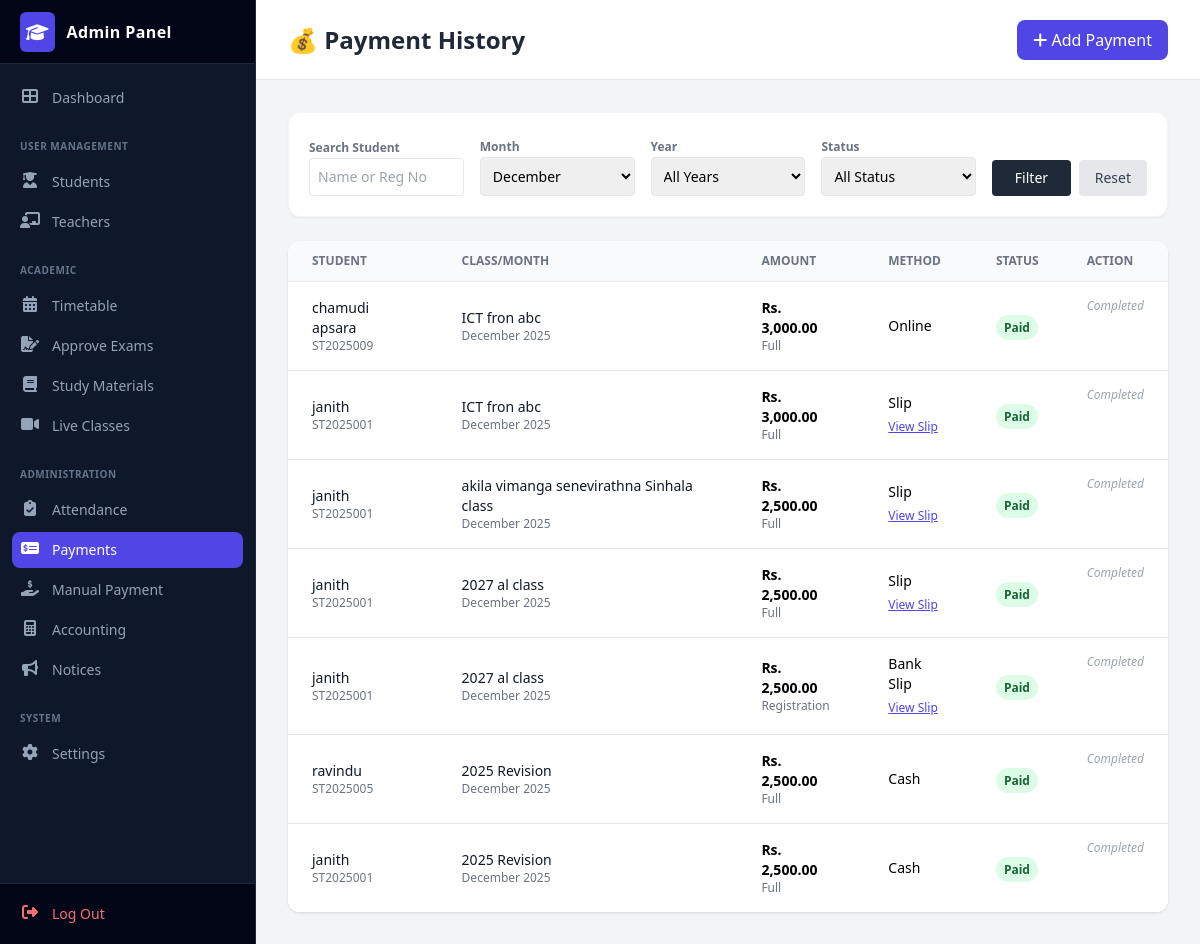
The app's page /admin/payments.php?month=December (signed in) with its own data.
### tables this page shows
CREATE TABLE `payments` (
  `payment_id` int(11) NOT NULL,
  `student_id` int(11) NOT NULL,
  `class_id` int(11) NOT NULL DEFAULT 1,
  `month` varchar(20) NOT NULL,
  `year` int(4) NOT NULL DEFAULT 2025,
  `amount` decimal(10,2) NOT NULL,
  `payment_status` enum('paid','pending','failed') NOT NULL DEFAULT 'paid',
  `transaction_id` varchar(100) DEFAULT NULL,
  `slip_image` varchar(255) DEFAULT NULL,
  `method` varchar(20) NOT NULL DEFAULT 'Cash',
  `payment_type` varchar(20) NOT NULL DEFAULT 'Full',
  `paid_date` datetime DEFAULT current_timestamp()
);

CREATE TABLE `students` (
  `student_id` int(11) NOT NULL,
  `reg_number` varchar(20) NOT NULL,
  `full_name` varchar(150) NOT NULL,
  `nic` varchar(20) NOT NULL,
  `dob` date NOT NULL,
  `gender` varchar(10) NOT NULL,
  `school` varchar(150) DEFAULT NULL,
  `address` text DEFAULT NULL,
  `student_phone` varchar(15) DEFAULT NULL,
  `parent_phone` varchar(15) NOT NULL,
  `email` varchar(150) NOT NULL,
  `stream` varchar(50) NOT NULL,
  `batch` varchar(10) NOT NULL,
  `photo` varchar(255) DEFAULT NULL,
  `registered_date` datetime DEFAULT current_timestamp(),
  `status` int(11) DEFAULT 1
);

CREATE TABLE `classes` (
  `class_id` int(11) NOT NULL,
  `class_name` varchar(100) NOT NULL,
  `stream` varchar(50) NOT NULL,
  `subject` varchar(50) NOT NULL,
  `teacher_name` varchar(100) DEFAULT NULL,
  `fee` decimal(10,2) NOT NULL,
  `day` varchar(20) DEFAULT NULL,
  `time` varchar(20) DEFAULT NULL,
  `status` tinyint(4) DEFAULT 1
);

### admin/payments.php (the view, shortened to what this page needs)
<?php
include('db_con.php');
$where_clauses = [];
if (isset($_GET['month']) && !empty($_GET['month'])) {
    $month = $conn->real_escape_string($_GET['month']);
    $where_clauses[] = "p.month = '$month'";
}
$where_sql = "";
if (count($where_clauses) > 0) {
    $where_sql = "WHERE " . implode(' AND ', $where_clauses);
}
$sql = "SELECT p.*, s.full_name, s.reg_number, c.class_name
        FROM payments p
        LEFT JOIN students s ON p.student_id = s.student_id
        LEFT JOIN classes c ON p.class_id = c.class_id
        $where_sql
        ORDER BY p.paid_date DESC";
$result = $conn->query($sql);
?>
<!DOCTYPE html>
<html lang="en">
<head>
    <script src="https://cdn.tailwindcss.com"></script>
    <link rel="stylesheet" href="https://cdnjs.cloudflare.com/ajax/libs/font-awesome/6.4.0/css/all.min.css">
</head>
<body class="bg-gray-100 font-sans">
    <div class="flex h-screen overflow-hidden">
        <?php include('includes/sidebar.php'); ?>
        <div class="flex-1 flex flex-col min-w-0 overflow-hidden ml-64">
            <header class="bg-white border-b h-20 flex items-center justify-between px-8">
                <h1 class="text-2xl font-bold text-gray-800">💰 Payment History</h1>
                <a href="add_manual_payment.php" class="bg-indigo-600 text-white px-4 py-2 rounded-lg hover:bg-indigo-700 transition">
                    <i class="fas fa-plus"></i> Add Payment
                </a>
            </header>
            <main class="flex-1 overflow-y-auto p-8">
                <div class="bg-white p-5 rounded-xl shadow-sm border border-gray-100 mb-6">
                    <form method="GET" class="grid grid-cols-1 md:grid-cols-5 gap-4 items-end">
                        <div>
                            <label class="text-xs font-bold text-gray-500">Search Student</label>
                            <input type="text" name="search" value="<?php echo $_GET['search'] ?? ''; ?>" placeholder="Name or Reg No" class="w-full border p-2 rounded text-sm">
                        </div>
                        <div>
                            <label class="text-xs font-bold text-gray-500">Month</label>
                            <select name="month" class="w-full border p-2 rounded text-sm">
                                <?php
                                $months = ['January','February','March','April','May','June','July','August','September','October','November','December'];
                                foreach($months as $m) {
                                    $sel = (isset($_GET['month']) && $_GET['month'] == $m) ? 'selected' : '';
                                    echo "<option value='$m' $sel>$m</option>";
                                }
                                ?>
                            </select>
                        </div>
                        <div>
                            <label class="text-xs font-bold text-gray-500">Year</label>
                            <select name="year" class="w-full border p-2 rounded text-sm">
                                <option value="">All Years</option>
                            </select>
                        </div>
                        <div>
                            <label class="text-xs font-bold text-gray-500">Status</label>
                            <select name="status" class="w-full border p-2 rounded text-sm">
                                <option value="">All Status</option>
                            </select>
                        </div>
                        <div class="flex gap-2">
                            <button type="submit" class="bg-gray-800 text-white px-4 py-2 rounded text-sm hover:bg-gray-900 w-full">Filter</button>
                            <a href="payments.php" class="bg-gray-200 text-gray-700 px-4 py-2 rounded text-sm hover:bg-gray-300">Reset</a>
                        </div>
                    </form>
                </div>
                <div class="bg-white rounded-xl shadow overflow-hidden">
                    <table class="min-w-full divide-y divide-gray-200">
                        <thead class="bg-gray-50">
                            <tr>
                                <th class="px-6 py-3 text-left text-xs font-bold text-gray-500 uppercase">Student</th>
                                <th class="px-6 py-3 text-left text-xs font-bold text-gray-500 uppercase">Class/Month</th>
                                <th class="px-6 py-3 text-left text-xs font-bold text-gray-500 uppercase">Amount</th>
                                <th class="px-6 py-3 text-left text-xs font-bold text-gray-500 uppercase">Method</th>
                                <th class="px-6 py-3 text-left text-xs font-bold text-gray-500 uppercase">Status</th>
                                <th class="px-6 py-3 text-left text-xs font-bold text-gray-500 uppercase">Action</th>
                            </tr>
                        </thead>
                        <tbody class="bg-white divide-y divide-gray-200">
                            <?php if ($result && $result->num_rows > 0): ?>
                                <?php while($row = $result->fetch_assoc()): ?>
                                <tr class="hover:bg-gray-50">
                                    <td class="px-6 py-4">
                                        <div class="text-sm font-medium text-gray-900"><?php echo htmlspecialchars($row['full_name']); ?></div>
                                        <div class="text-xs text-gray-500"><?php echo htmlspecialchars($row['reg_number']); ?></div>
                                    </td>
                                    <td class="px-6 py-4">
                                        <div class="text-sm text-gray-900"><?php echo htmlspecialchars($row['class_name']); ?></div>
                                        <div class="text-xs text-gray-500"><?php echo $row['month'] . ' ' . $row['year']; ?></div>
                                    </td>
                                    <td class="px-6 py-4">
                                        <div class="text-sm font-bold">Rs. <?php echo number_format($row['amount'], 2); ?></div>
                                        <div class="text-xs text-gray-500"><?php echo $row['payment_type']; ?></div>
                                    </td>
                                    <td class="px-6 py-4">
                                        <div class="text-sm"><?php echo $row['method']; ?></div>
                                        <?php if(!empty($row['slip_image'])): ?>
                                            <a href="../uploads/slips/<?php echo $row['slip_image']; ?>" target="_blank" class="text-xs text-indigo-600 underline">View Slip</a>
                                        <?php endif; ?>
                                    </td>
                                    <td class="px-6 py-4">
                                        <?php
                                            $st = strtolower($row['payment_status']);
                                            $color = ($st == 'paid') ? 'bg-green-100 text-green-800' : (($st == 'pending') ? 'bg-yellow-100 text-yellow-800' : 'bg-red-100 text-red-800');
                                        ?>
                                        <span class="px-2 py-1 rounded-full text-xs font-bold <?php echo $color; ?>"><?php echo ucfirst($st); ?></span>
                                    </td>
                                    <td class="px-6 py-4 flex gap-2">
                                        <?php if($st == 'pending'): ?>
                                            <a href="?approve_id=<?php echo $row['payment_id']; ?>" onclick="return confirm('Approve?')" class="text-green-600 hover:text-green-800" title="Approve"><i class="fas fa-check-circle text-xl"></i></a>
                                            <a href="?reject_id=<?php echo $row['payment_id']; ?>" onclick="return confirm('Reject?')" class="text-red-600 hover:text-red-800" title="Reject"><i class="fas fa-times-circle text-xl"></i></a>
                                        <?php else: ?>
                                            <span class="text-gray-400 text-xs italic">Completed</span>
                                        <?php endif; ?>
                                    </td>
                                </tr>
                                <?php endwhile; ?>
                            <?php else: ?>
                                <tr><td colspan="6" class="px-6 py-4 text-center text-gray-500">No records found.</td></tr>
                            <?php endif; ?>
                        </tbody>
                    </table>
                </div>
            </main>
        </div>
    </div>
</body>
</html>

### records on screen
payments: student.full_name "chamudi apsara", student.reg_number "ST2025009", class.class_name "ICT fron abc", month "December", year "2025", amount "3,000.00", payment_type "Full", method "Online", payment_status "Paid", shows "Completed"
payments: student.full_name "janith", student.reg_number "ST2025001", class.class_name "ICT fron abc", month "December", year "2025", amount "3,000.00", payment_type "Full", method "Slip", payment_status "Paid", shows "Completed"
payments: student.full_name "janith", student.reg_number "ST2025001", class.class_name "akila vimanga senevirathna Sinhala class", month "December", year "2025", amount "2,500.00", payment_type "Full", method "Slip", payment_status "Paid", shows "Completed"
payments: student.full_name "janith", student.reg_number "ST2025001", class.class_name "2027 al class", month "December", year "2025", amount "2,500.00", payment_type "Full", method "Slip", payment_status "Paid", shows "Completed"
payments: student.full_name "janith", student.reg_number "ST2025001", class.class_name "2027 al class", month "December", year "2025", amount "2,500.00", payment_type "Registration", method "Bank Slip", payment_status "Paid", shows "Completed"
payments: student.full_name "ravindu", student.reg_number "ST2025005", class.class_name "2025 Revision", month "December", year "2025", amount "2,500.00", payment_type "Full", method "Cash", payment_status "Paid", shows "Completed"
payments: student.full_name "janith", student.reg_number "ST2025001", class.class_name "2025 Revision", month "December", year "2025", amount "2,500.00", payment_type "Full", method "Cash", payment_status "Paid", shows "Completed"

### other values on screen
form field month "December"
